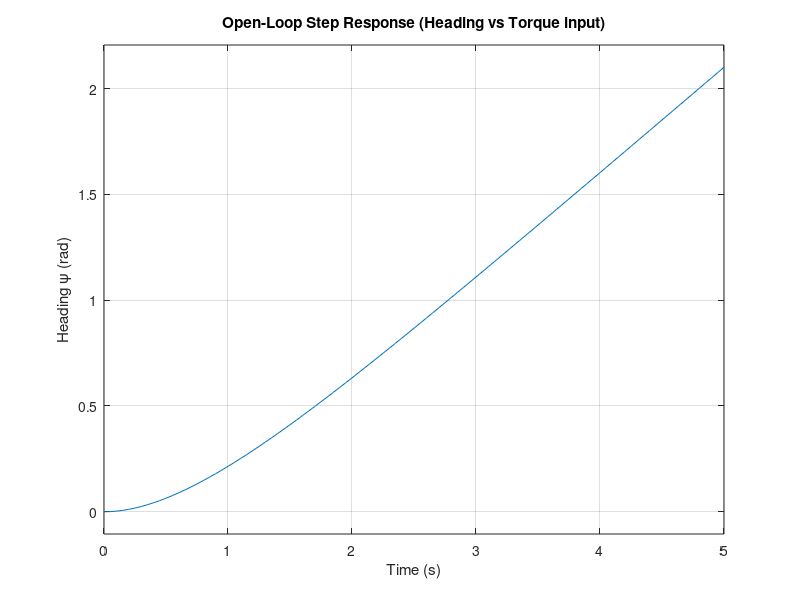
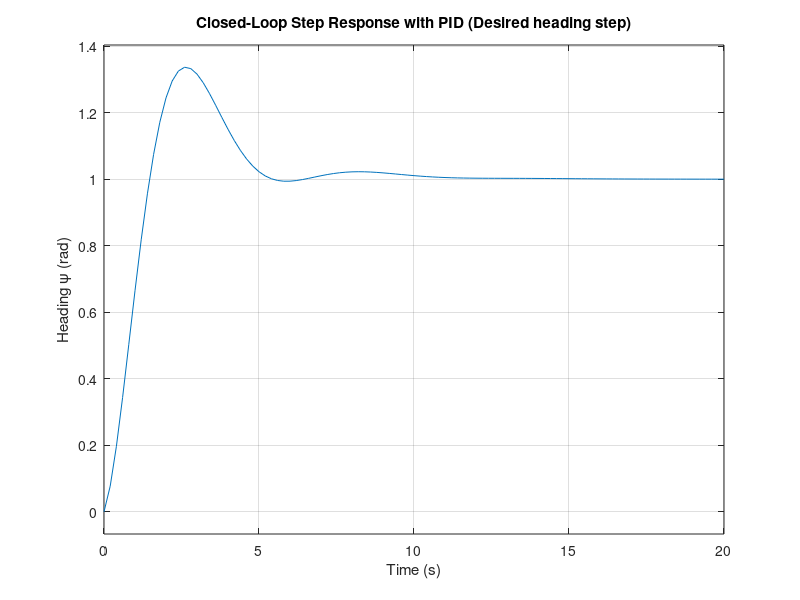
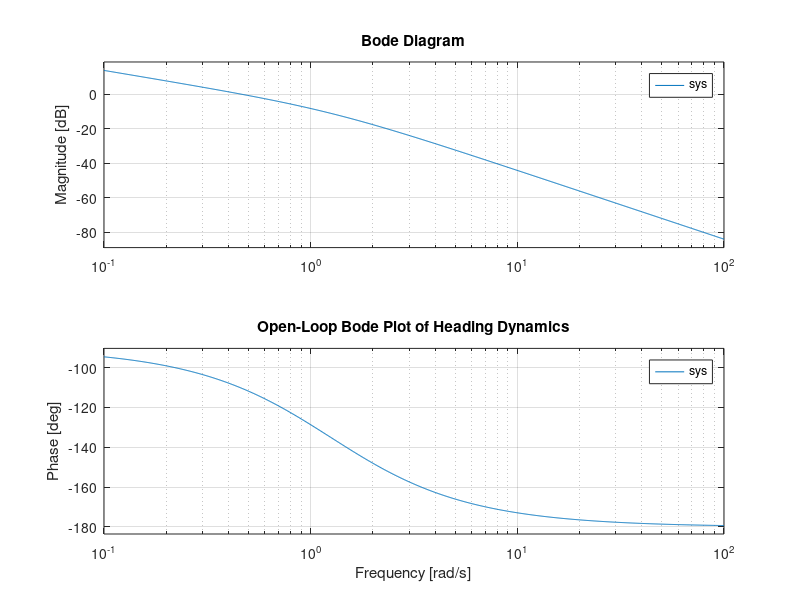
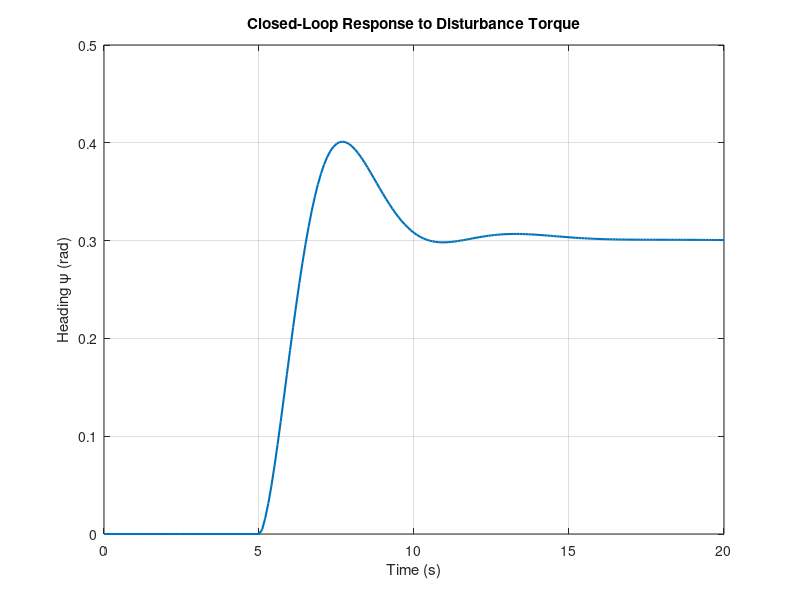

These figures' MATLAB source, in order:
%% HYDROBOT LCS MODEL AND CONTROLLER

% Simple heading (yaw) model: Psi(s)/Tau(s) = K / [ s (T s + 1) ]
K = 0.5;     % DC gain (depends on thruster distance and inertia)
T = 0.8;     % time constant (depends on drag and inertia)

num = [K];
den = [T 1 0];     % (T s + 1) * s = T s^2 + s

sys = tf(num, den);

%% 1) Open-loop step response (NO controller)
figure;
step(sys);
grid on;
title('Open-Loop Step Response (Heading vs Torque input)');
xlabel('Time (s)');
ylabel('Heading \psi (rad)');

%% 2) Design a PID controller for heading
Kp = 3.0;
Ki = 0.8;
Kd = 0.4;

C = pid(Kp, Ki, Kd);

%% 3) Closed-loop system with unity feedback
sys_cl = feedback(C*sys, 1);

figure;
step(sys_cl);
grid on;
title('Closed-Loop Step Response with PID (Desired heading step)');
xlabel('Time (s)');
ylabel('Heading \psi (rad)');

%% 4) Bode plot (for LCS stability discussion)
figure;
bode(sys);
grid on;
title('Open-Loop Bode Plot of Heading Dynamics');

%% 5) Disturbance test (optional)
% Model disturbance as extra torque added at plant input:
% Here we just show a response to disturbance using step on plant
t = 0:0.1:20;
dist_torque = zeros(size(t));
dist_torque(t>5) = 0.3;   % at t>5s, a constant torque disturbance

[y, t_out] = lsim(sys_cl, dist_torque, t);

figure;
plot(t_out, y, 'LineWidth', 1.5);
grid on;
title('Closed-Loop Response to Disturbance Torque');
xlabel('Time (s)');
ylabel('Heading \psi (rad)');
%% Root Locus with PID gains marked
figure;
rlocus(C*sys);
grid on;
title('Root Locus with Current PID Gains');

% Compute closed-loop poles with current PID
sys_cl = feedback(C*sys,1);
poles_cl = pole(sys_cl);

% Mark closed-loop poles on root locus
hold on;
plot(real(poles_cl), imag(poles_cl), 'rx', 'MarkerSize', 10, 'LineWidth', 2);
legend('Root Locus','Closed-loop Poles');
%% 4) Bode plot (for LCS stability discussion)
figure;
bode(sys);
grid on;
title('Open-Loop Bode Plot of Heading Dynamics');
